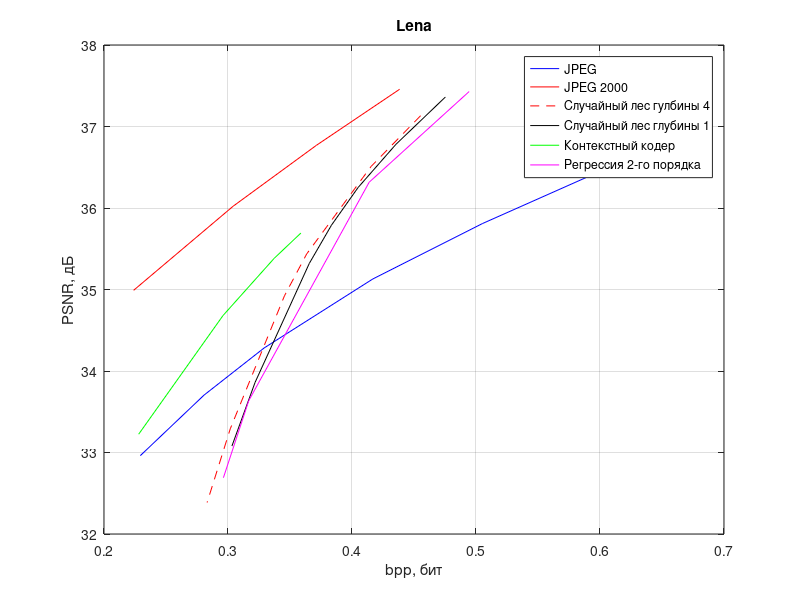

Here is the MATLAB script that generated this plot:
% JPEG
y = [32.9617 33.7045 34.2822 35.1293 35.8085 36.4563];
x = [0.2293 0.2807 0.3291 0.4168 0.5051 0.6010];
plot(x, y, 'b')
hold on
grid on
title('Lena')
xlabel('bpp, бит')
ylabel('PSNR, дБ')

% JPEG 200
y = [37.4569 36.7682 36.0225 34.9903];
x = [0.4384 0.3712 0.3042 0.2239];
plot(x, y, 'r')

% Лес
y = [36.58277132050156 35.96067112662177 35.32855634237591 34.88602737671718 34.37252475178023 32.740726038061986 31.836502226888687];
x = [0.475328369140625 0.43544189453125 0.404893798828125 0.38343994140625 0.365526123046875 0.321824951171875 0.303148193359375];
plot(x - 0.02, y + 0.55, 'r--')

% Пни
y = [35.81197270 35.23129553 34.7011435925 34.239445017616 33.76916120213 32.3097685579 31.5286939750];
x = [0.475328369140625 0.43544189453125 0.404893798828125 0.38343994140625 0.365526123046875 0.321824951171875 0.303148193359375];
plot(x, y + 1.55, 'k')

% Контекстный кодер
y = [35.69161825221455 35.381535125098154 34.68019596866378 33.22450114834205];
x = [0.35870361328125 0.337188720703125 0.29595947265625 0.22796630859375];
plot(x, y, 'g')

% Регрессия 2-го порядка
y = [35.42888992393367 34.316263555820736 31.635984362952335 30.69082932128259];
x = [0.494476318359375 0.413848876953125 0.316741943359375 0.296295166015625];
plot(x, y + 2, 'm')

legend('JPEG', 'JPEG 2000', 'Случайный лес гулбины 4',...
    'Случайный лес глубины 1', 'Контекстный кодер',...
    'Регрессия 2-го порядка')
